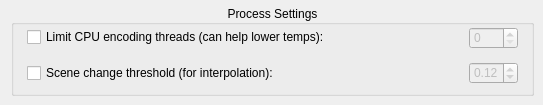
      <widget class="QWidget" name="tab_2">
       <attribute name="title">
        <string>Encoding</string>
       </attribute>
       <widget class="QGroupBox" name="ProcessSettingsGB">
        <property name="geometry">
         <rect>
          <x>11</x>
          <y>5</y>
          <width>523</width>
          <height>91</height>
         </rect>
        </property>
        <property name="title">
         <string>Process Settings</string>
        </property>
        <property name="alignment">
         <set>Qt::AlignCenter</set>
        </property>
        <widget class="QCheckBox" name="SCThresholdCB">
         <property name="geometry">
          <rect>
           <x>16</x>
           <y>58</y>
           <width>250</width>
           <height>20</height>
          </rect>
         </property>
         <property name="text">
          <string>Scene change threshold (for interpolation):</string>
         </property>
        </widget>
        <widget class="QDoubleSpinBox" name="SCThresholdNUD">
         <property name="enabled">
          <bool>false</bool>
         </property>
         <property name="geometry">
          <rect>
           <x>458</x>
           <y>57</y>
           <width>49</width>
           <height>22</height>
          </rect>
         </property>
         <property name="maximum">
          <double>1.000000000000000</double>
         </property>
         <property name="singleStep">
          <double>0.010000000000000</double>
         </property>
         <property name="value">
          <double>0.120000000000000</double>
         </property>
        </widget>
        <widget class="QSpinBox" name="LimitThreadsNUD">
         <property name="enabled">
          <bool>false</bool>
         </property>
         <property name="geometry">
          <rect>
           <x>458</x>
           <y>22</y>
           <width>49</width>
           <height>22</height>
          </rect>
         </property>
        </widget>
        <widget class="QCheckBox" name="LimitThreadsCB">
         <property name="geometry">
          <rect>
           <x>16</x>
           <y>22</y>
           <width>297</width>
           <height>20</height>
          </rect>
         </property>
         <property name="text">
          <string>Limit CPU encoding threads (can help lower temps):</string>
         </property>
        </widget>
       </widget>
      </widget>
